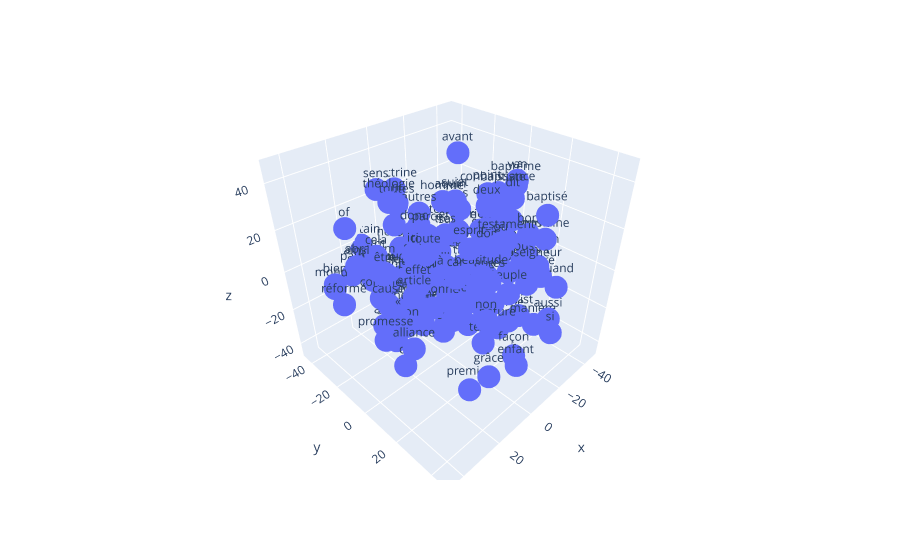

Notebook code for this chart:
### Code cell
#Plot 3D de certains mots (car impossible de tous les afficher sinon illisible)
n_kept = 150
import plotly.express as px
fig = px.scatter_3d(corpus, x=tsne_results[0:n_kept,0], y=tsne_results[0:n_kept,1], z=tsne_results[0:n_kept,2],
              text=words_vectors_skip_gram.index_to_key[0:n_kept])
fig.show()

### Figure 1 — Plotly figure (JSON) as saved in the notebook; plotly's stock layout.template omitted (floating-point values rounded to 4 significant figures; data arrays with more than 128 entries replaced by an {"elided": "..."} marker saying what was removed)
{"data": [{"hovertemplate": "x=%{x}<br>y=%{y}<br>z=%{z}<br>text=%{text}<extra></extra>", "legendgroup": "", "marker": {"color": "#636efa", "symbol": "circle"}, "mode": "markers+text", "name": "", "scene": "scene", "showlegend": false, "text": {"elided": "150 str values"}, "type": "scatter3d", "x": {"elided": "150 float values"}, "y": {"elided": "150 float values"}, "z": {"elided": "150 float values"}}], "layout": {"legend": {"tracegroupgap": 0}, "margin": {"t": 60}, "scene": {"domain": {"x": [0, 1], "y": [0, 1]}, "xaxis": {"title": {"text": "x"}}, "yaxis": {"title": {"text": "y"}}, "zaxis": {"title": {"text": "z"}}}}}
